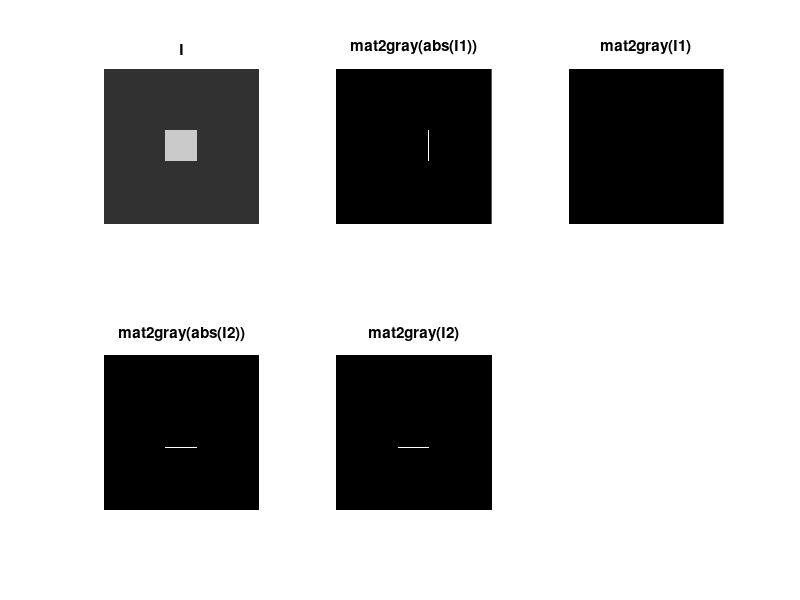

MATLAB code to generate this figure:
I = uint8(ones(250)*50);
I(100:149, 100:149) = 200;

subplot(231);
imshow(I);
title('I');

H1 = [1 -1];
H2 = [1 -1].';

I1 = imfilter(I, H1);

subplot(232);
imshow(mat2gray(abs(I1)));
title('mat2gray(abs(I1))');

subplot(233);
imshow(mat2gray(I1));
title('mat2gray(I1)');



I2 = imfilter(I, H2);

subplot(234);
imshow(mat2gray(abs(I2)));
title('mat2gray(abs(I2))');


subplot(235);
imshow(mat2gray(I2));
title('mat2gray(I2)');

